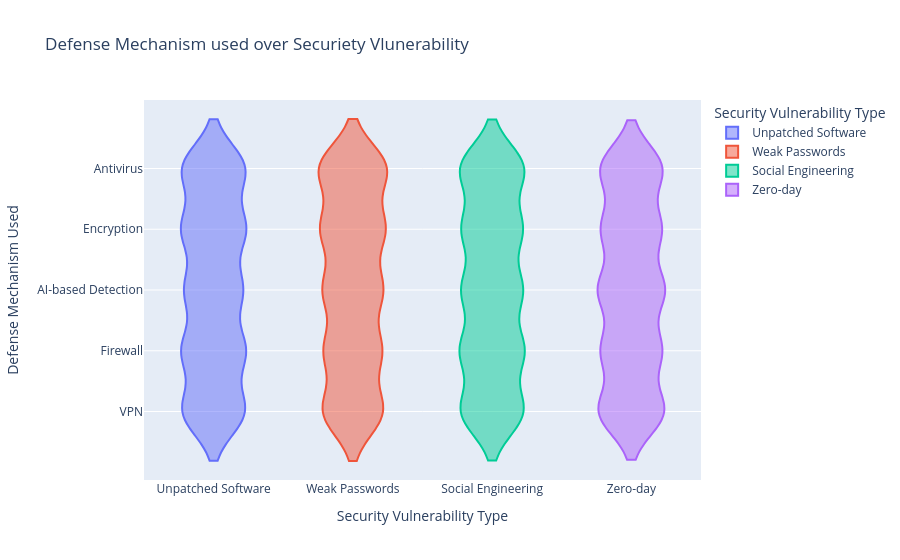

Here is the notebook cell this chart was saved with:
### Markdown cell above
### violin chart

### Code cell
fix=px.violin(df,y="Defense Mechanism Used",x="Security Vulnerability Type",color="Security Vulnerability Type",title="Defense Mechanism used over Securiety Vlunerability")
fix.show()

### Figure 1 — Plotly figure (JSON) as saved in the notebook; plotly's stock layout.template omitted (floating-point values rounded to 4 significant figures; data arrays with more than 128 entries replaced by an {"elided": "..."} marker saying what was removed)
{"data": [{"alignmentgroup": "True", "box": {"visible": false}, "hovertemplate": "Security Vulnerability Type=%{x}<br>Defense Mechanism Used=%{y}<extra></extra>", "legendgroup": "Unpatched Software", "marker": {"color": "#636efa"}, "name": "Unpatched Software", "offsetgroup": "Unpatched Software", "orientation": "v", "scalegroup": "True", "showlegend": true, "type": "violin", "x": {"elided": "738 str values"}, "x0": " ", "xaxis": "x", "y": {"elided": "738 str values"}, "y0": " ", "yaxis": "y"}, {"alignmentgroup": "True", "box": {"visible": false}, "hovertemplate": "Security Vulnerability Type=%{x}<br>Defense Mechanism Used=%{y}<extra></extra>", "legendgroup": "Weak Passwords", "marker": {"color": "#EF553B"}, "name": "Weak Passwords", "offsetgroup": "Weak Passwords", "orientation": "v", "scalegroup": "True", "showlegend": true, "type": "violin", "x": {"elided": "730 str values"}, "x0": " ", "xaxis": "x", "y": {"elided": "730 str values"}, "y0": " ", "yaxis": "y"}, {"alignmentgroup": "True", "box": {"visible": false}, "hovertemplate": "Security Vulnerability Type=%{x}<br>Defense Mechanism Used=%{y}<extra></extra>", "legendgroup": "Social Engineering", "marker": {"color": "#00cc96"}, "name": "Social Engineering", "offsetgroup": "Social Engineering", "orientation": "v", "scalegroup": "True", "showlegend": true, "type": "violin", "x": {"elided": "747 str values"}, "x0": " ", "xaxis": "x", "y": {"elided": "747 str values"}, "y0": " ", "yaxis": "y"}, {"alignmentgroup": "True", "box": {"visible": false}, "hovertemplate": "Security Vulnerability Type=%{x}<br>Defense Mechanism Used=%{y}<extra></extra>", "legendgroup": "Zero-day", "marker": {"color": "#ab63fa"}, "name": "Zero-day", "offsetgroup": "Zero-day", "orientation": "v", "scalegroup": "True", "showlegend": true, "type": "violin", "x": {"elided": "785 str values"}, "x0": " ", "xaxis": "x", "y": {"elided": "785 str values"}, "y0": " ", "yaxis": "y"}], "layout": {"legend": {"title": {"text": "Security Vulnerability Type"}, "tracegroupgap": 0}, "title": {"text": "Defense Mechanism used over Securiety Vlunerability"}, "violinmode": "overlay", "xaxis": {"anchor": "y", "categoryarray": ["Unpatched Software", "Weak Passwords", "Social Engineering", "Zero-day"], "categoryorder": "array", "domain": [0, 1], "title": {"text": "Security Vulnerability Type"}}, "yaxis": {"anchor": "x", "domain": [0, 1], "title": {"text": "Defense Mechanism Used"}}}}
